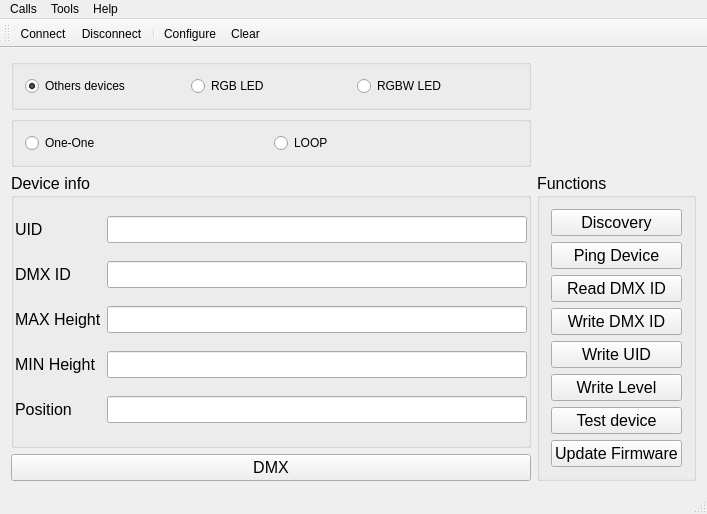
<?xml version="1.0" encoding="UTF-8"?>
<ui version="4.0">
 <class>MainWindow</class>
 <widget class="QMainWindow" name="MainWindow">
  <property name="geometry">
   <rect>
    <x>0</x>
    <y>0</y>
    <width>707</width>
    <height>508</height>
   </rect>
  </property>
  <property name="windowTitle">
   <string>AG DMX Device manager</string>
  </property>
  <property name="windowIcon">
   <iconset resource="AG.qrc">
    <normaloff>:/AG-logo.png</normaloff>:/AG-logo.png</iconset>
  </property>
  <widget class="QWidget" name="centralWidget">
   <layout class="QGridLayout" name="gridLayout">
    <item row="3" column="1" rowspan="3">
     <widget class="QGroupBox" name="Functions">
      <property name="font">
       <font>
        <pointsize>12</pointsize>
       </font>
      </property>
      <property name="title">
       <string>Functions</string>
      </property>
      <layout class="QVBoxLayout" name="verticalLayout_3">
       <item>
        <widget class="QPushButton" name="BtnDeviceDiscovery">
         <property name="text">
          <string>Discovery</string>
         </property>
        </widget>
       </item>
       <item>
        <widget class="QPushButton" name="BtnSearchDev">
         <property name="font">
          <font>
           <pointsize>12</pointsize>
          </font>
         </property>
         <property name="text">
          <string>Ping Device</string>
         </property>
        </widget>
       </item>
       <item>
        <widget class="QPushButton" name="BtnReadDMXID">
         <property name="text">
          <string>Read DMX ID</string>
         </property>
        </widget>
       </item>
       <item>
        <widget class="QPushButton" name="BtnWrDMXID">
         <property name="font">
          <font>
           <pointsize>12</pointsize>
          </font>
         </property>
         <property name="text">
          <string>Write DMX ID</string>
         </property>
        </widget>
       </item>
       <item>
        <widget class="QPushButton" name="BtnWriteUID">
         <property name="enabled">
          <bool>true</bool>
         </property>
         <property name="font">
          <font>
           <pointsize>12</pointsize>
          </font>
         </property>
         <property name="text">
          <string>Write UID</string>
         </property>
        </widget>
       </item>
       <item>
        <widget class="QPushButton" name="BtnWrThreshold">
         <property name="font">
          <font>
           <pointsize>12</pointsize>
          </font>
         </property>
         <property name="text">
          <string>Write Level</string>
         </property>
        </widget>
       </item>
       <item>
        <widget class="QPushButton" name="BtnTestMode">
         <property name="font">
          <font>
           <pointsize>12</pointsize>
          </font>
         </property>
         <property name="text">
          <string>Test device</string>
         </property>
        </widget>
       </item>
       <item>
        <widget class="QPushButton" name="BtnUpdateFirmware">
         <property name="font">
          <font>
           <pointsize>12</pointsize>
          </font>
         </property>
         <property name="text">
          <string>Update Firmware</string>
         </property>
        </widget>
       </item>
      </layout>
     </widget>
    </item>
    <item row="5" column="0">
     <widget class="QPushButton" name="BtnDMXConsole">
      <property name="font">
       <font>
        <pointsize>12</pointsize>
       </font>
      </property>
      <property name="text">
       <string>DMX</string>
      </property>
     </widget>
    </item>
    <item row="2" column="0">
     <spacer name="verticalSpacer">
      <property name="orientation">
       <enum>Qt::Vertical</enum>
      </property>
      <property name="sizeHint" stdset="0">
       <size>
        <width>20</width>
        <height>40</height>
       </size>
      </property>
     </spacer>
    </item>
    <item row="0" column="1">
     <widget class="QLabel" name="lb_ConnectIcon">
      <property name="maximumSize">
       <size>
        <width>60</width>
        <height>60</height>
       </size>
      </property>
      <property name="text">
       <string/>
      </property>
      <property name="scaledContents">
       <bool>true</bool>
      </property>
      <property name="alignment">
       <set>Qt::AlignCenter</set>
      </property>
     </widget>
    </item>
    <item row="6" column="0">
     <spacer name="verticalSpacer_2">
      <property name="orientation">
       <enum>Qt::Vertical</enum>
      </property>
      <property name="sizeHint" stdset="0">
       <size>
        <width>20</width>
        <height>40</height>
       </size>
      </property>
     </spacer>
    </item>
    <item row="0" column="0">
     <widget class="QGroupBox" name="groupBox_2">
      <property name="autoFillBackground">
       <bool>false</bool>
      </property>
      <property name="styleSheet">
       <string notr="true">font: 87 italic 11pt &quot;Arial Black&quot;;</string>
      </property>
      <layout class="QHBoxLayout" name="horizontalLayout">
       <item>
        <widget class="QRadioButton" name="rdBtn_OthersDevices">
         <property name="text">
          <string>Others devices</string>
         </property>
         <property name="checked">
          <bool>true</bool>
         </property>
        </widget>
       </item>
       <item>
        <widget class="QRadioButton" name="rdBtn_Light">
         <property name="text">
          <string>RGB LED</string>
         </property>
        </widget>
       </item>
       <item>
        <widget class="QRadioButton" name="rdBtn_LightRGBW">
         <property name="text">
          <string>RGBW LED</string>
         </property>
        </widget>
       </item>
      </layout>
     </widget>
    </item>
    <item row="3" column="0" rowspan="2">
     <widget class="QGroupBox" name="groupBox">
      <property name="font">
       <font>
        <pointsize>12</pointsize>
       </font>
      </property>
      <property name="title">
       <string>Device info</string>
      </property>
      <layout class="QGridLayout" name="gridLayout_2">
       <property name="sizeConstraint">
        <enum>QLayout::SetDefaultConstraint</enum>
       </property>
       <property name="leftMargin">
        <number>1</number>
       </property>
       <property name="topMargin">
        <number>1</number>
       </property>
       <property name="rightMargin">
        <number>1</number>
       </property>
       <property name="bottomMargin">
        <number>1</number>
       </property>
       <property name="horizontalSpacing">
        <number>5</number>
       </property>
       <property name="verticalSpacing">
        <number>1</number>
       </property>
       <item row="3" column="2">
        <widget class="QLineEdit" name="TxtMaxHeight"/>
       </item>
       <item row="2" column="0">
        <widget class="QLabel" name="label_2">
         <property name="font">
          <font>
           <pointsize>12</pointsize>
          </font>
         </property>
         <property name="text">
          <string>DMX ID</string>
         </property>
        </widget>
       </item>
       <item row="2" column="2">
        <widget class="QLineEdit" name="TxtDMXID"/>
       </item>
       <item row="0" column="2">
        <widget class="QLineEdit" name="TxtUID"/>
       </item>
       <item row="0" column="0">
        <widget class="QLabel" name="label">
         <property name="font">
          <font>
           <pointsize>12</pointsize>
          </font>
         </property>
         <property name="text">
          <string>UID</string>
         </property>
        </widget>
       </item>
       <item row="3" column="0">
        <widget class="QLabel" name="lb_MaxHeight">
         <property name="font">
          <font>
           <pointsize>12</pointsize>
          </font>
         </property>
         <property name="text">
          <string>MAX Height</string>
         </property>
        </widget>
       </item>
       <item row="4" column="0">
        <widget class="QLabel" name="lb_MinHeight">
         <property name="font">
          <font>
           <pointsize>12</pointsize>
          </font>
         </property>
         <property name="text">
          <string>MIN Height</string>
         </property>
        </widget>
       </item>
       <item row="5" column="2">
        <widget class="QLineEdit" name="TxtSEQID"/>
       </item>
       <item row="4" column="2">
        <widget class="QLineEdit" name="TxtMinHeight"/>
       </item>
       <item row="5" column="0">
        <widget class="QLabel" name="label_3">
         <property name="text">
          <string>Position</string>
         </property>
        </widget>
       </item>
      </layout>
     </widget>
    </item>
    <item row="1" column="0">
     <widget class="QGroupBox" name="gboptionRGB">
      <property name="title">
       <string/>
      </property>
      <layout class="QHBoxLayout" name="horizontalLayout_2">
       <item>
        <widget class="QRadioButton" name="rdOneOne">
         <property name="text">
          <string>One-One</string>
         </property>
        </widget>
       </item>
       <item>
        <widget class="QRadioButton" name="rdLoop">
         <property name="text">
          <string>LOOP</string>
         </property>
        </widget>
       </item>
      </layout>
     </widget>
    </item>
   </layout>
  </widget>
  <widget class="QMenuBar" name="menuBar">
   <property name="geometry">
    <rect>
     <x>0</x>
     <y>0</y>
     <width>707</width>
     <height>21</height>
    </rect>
   </property>
   <widget class="QMenu" name="menuCalls">
    <property name="title">
     <string>Calls</string>
    </property>
    <addaction name="actionConnect"/>
    <addaction name="actionDisconnect"/>
    <addaction name="separator"/>
    <addaction name="actionQuit"/>
   </widget>
   <widget class="QMenu" name="menuTools">
    <property name="title">
     <string>Tools</string>
    </property>
    <addaction name="actionConfigure"/>
    <addaction name="actionClear"/>
    <addaction name="actionUser"/>
    <addaction name="actionUser_Manager"/>
    <addaction name="separator"/>
    <addaction name="separator"/>
    <addaction name="separator"/>
    <addaction name="actionDMX_monitor_2"/>
   </widget>
   <widget class="QMenu" name="menuHelp">
    <property name="title">
     <string>Help</string>
    </property>
    <addaction name="actionAbout"/>
    <addaction name="actionAboutQt"/>
   </widget>
   <addaction name="menuCalls"/>
   <addaction name="menuTools"/>
   <addaction name="menuHelp"/>
  </widget>
  <widget class="QToolBar" name="mainToolBar">
   <attribute name="toolBarArea">
    <enum>TopToolBarArea</enum>
   </attribute>
   <attribute name="toolBarBreak">
    <bool>false</bool>
   </attribute>
   <addaction name="actionConnect"/>
   <addaction name="actionDisconnect"/>
   <addaction name="separator"/>
   <addaction name="actionConfigure"/>
   <addaction name="actionClear"/>
  </widget>
  <widget class="QStatusBar" name="statusBar"/>
  <action name="actionAbout">
   <property name="text">
    <string>&amp;About</string>
   </property>
   <property name="toolTip">
    <string>About program</string>
   </property>
   <property name="shortcut">
    <string>Alt+A</string>
   </property>
  </action>
  <action name="actionAboutQt">
   <property name="text">
    <string>About Qt</string>
   </property>
  </action>
  <action name="actionConnect">
   <property name="icon">
    <iconset resource="AG.qrc">
     <normaloff>:/images/connect.png</normaloff>:/images/connect.png</iconset>
   </property>
   <property name="text">
    <string>C&amp;onnect</string>
   </property>
   <property name="toolTip">
    <string>Connect to serial port</string>
   </property>
   <property name="shortcut">
    <string>Ctrl+O</string>
   </property>
  </action>
  <action name="actionDisconnect">
   <property name="icon">
    <iconset resource="AG.qrc">
     <normaloff>:/images/disconnect.png</normaloff>:/images/disconnect.png</iconset>
   </property>
   <property name="text">
    <string>&amp;Disconnect</string>
   </property>
   <property name="toolTip">
    <string>Disconnect from serial port</string>
   </property>
   <property name="shortcut">
    <string>Ctrl+D</string>
   </property>
  </action>
  <action name="actionConfigure">
   <property name="icon">
    <iconset resource="AG.qrc">
     <normaloff>:/images/settings.png</normaloff>:/images/settings.png</iconset>
   </property>
   <property name="text">
    <string>&amp;Configure</string>
   </property>
   <property name="toolTip">
    <string>Configure serial port</string>
   </property>
   <property name="shortcut">
    <string>Alt+C</string>
   </property>
  </action>
  <action name="actionClear">
   <property name="icon">
    <iconset resource="AG.qrc">
     <normaloff>:/images/clear.png</normaloff>:/images/clear.png</iconset>
   </property>
   <property name="text">
    <string>C&amp;lear</string>
   </property>
   <property name="toolTip">
    <string>Clear data</string>
   </property>
   <property name="shortcut">
    <string>Alt+L</string>
   </property>
  </action>
  <action name="actionQuit">
   <property name="icon">
    <iconset resource="AG.qrc">
     <normaloff>:/images/application-exit.png</normaloff>:/images/application-exit.png</iconset>
   </property>
   <property name="text">
    <string>&amp;Quit</string>
   </property>
   <property name="shortcut">
    <string>Ctrl+Q</string>
   </property>
  </action>
  <action name="actionUser">
   <property name="icon">
    <iconset resource="AG.qrc">
     <normaloff>:/images/Account and Control.png</normaloff>:/images/Account and Control.png</iconset>
   </property>
   <property name="text">
    <string>User</string>
   </property>
  </action>
  <action name="actionDMX_monitor">
   <property name="text">
    <string>DMX monitor</string>
   </property>
  </action>
  <action name="actionDMX_monitor_2">
   <property name="icon">
    <iconset>
     <normalon>:/images/DMX-monitor.png</normalon>
    </iconset>
   </property>
   <property name="text">
    <string>DMX monitor</string>
   </property>
  </action>
  <action name="actionUser_Manager">
   <property name="text">
    <string>User Manager</string>
   </property>
  </action>
 </widget>
 <layoutdefault spacing="6" margin="11"/>
 <resources>
  <include location="AG.qrc"/>
 </resources>
 <connections/>
</ui>
